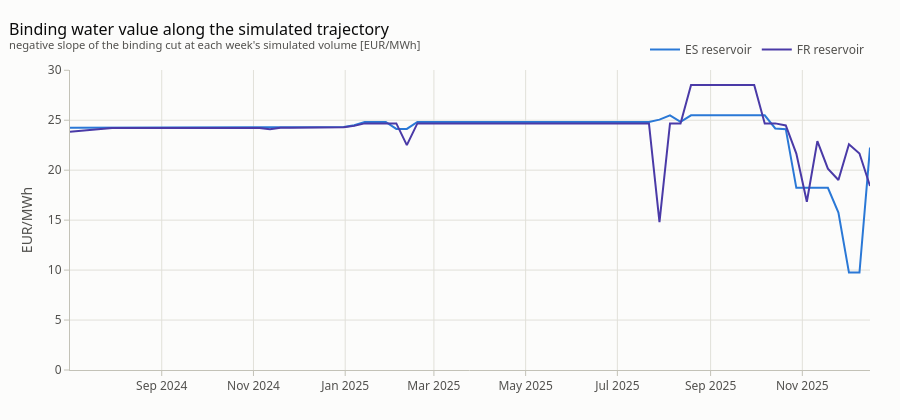

Notebook source saved alongside this figure:
### Code cell
# binding water values along each reservoir's own simulated trajectory
def wv_along(slope_col, vol_col):
    out = []
    for s in stages:
        g = cuts[cuts.Timestep == s]
        v = vol.loc[vol.Timestep == min(int(s) * 168, int(vol.Timestep.max())), vol_col].iloc[0]
        out.append(-g[slope_col].values[np.argmax(g.b.values + g[slope_col].values * v)])
    return np.array(out)

fig = go.Figure()
fig.add_scatter(x=week_date(stages), y=wv_along("a_1", V_ES), mode="lines",
                name="ES reservoir", line=dict(color=ZONE_C["ES"], width=2))
fig.add_scatter(x=week_date(stages), y=wv_along("a_0", V_FR), mode="lines",
                name="FR reservoir", line=dict(color=ZONE_C["FR"], width=2))
style(fig, "Binding water value along the simulated trajectory",
      "negative slope of the binding cut at each week's simulated volume [EUR/MWh]")
fig.update_yaxes(title_text="EUR/MWh", rangemode="tozero")
fig.show()
